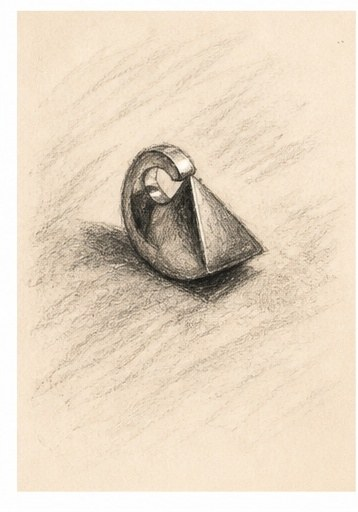
#> input picture pdp/img/charcoal.jpg, 358 x 512 px
$ python reframe.py ../img/charcoal.jpg
#> lines starting #> are read from the running program, lines starting #| are printed output that depends on the picture; after the words box and inside, x2 and y2 are one past the last pixel; in counts of white or black regions, pixels touching at a corner belong together
#> in reframe, im is the input picture: PIL image 358x512 RGB; mean R, G, B 230.7, 215.9, 196.3
#!/usr/bin/env python3
"""Reframe a piece's photograph: the object dead centre, the same air around each one.

The piece is found by its difference from the backdrop; the canvas is sized so the
object always fills the same share of the frame; any new area is built from the
picture's own edge pixels, mirrored and softened the way the backdrop already falls
away. Nothing is invented, and the piece itself is never touched.

Only for even sweeps. Hands, tools and busy surfaces are skipped.
"""
import os, sys
import numpy as np
from PIL import Image, ImageFilter

# The piece's diagonal as a share of the frame's, so a long ear cuff and an upright
# totem are given the same amount of air, which reading height alone does not do.
SHARE = 0.46          # measured from Ren, the frame Alex approved
RATIO = (4, 5)        # portrait frames on the product pages
CANVAS = (2000, 2500) # every framed photograph comes out the same size


def find_piece(im, small=360):
    """Where the piece sits, read as whatever the backdrop's slow shading cannot explain.

    Comparing the picture with a heavily blurred copy of itself ignores vignetting and
    the gradient of a lit sweep, and leaves the carved edges of the piece behind.
    """
#> called with small = 360
    g = im.convert("L").copy()
    w0, h0 = g.size
#> w0 = 358; h0 = 512
    g.thumbnail((small, small), Image.LANCZOS)
#> g: PIL image 252x360 L
    w, h = g.size
#> w = 252; h = 360
    blur = g.filter(ImageFilter.GaussianBlur(radius=max(6, w / 9)))
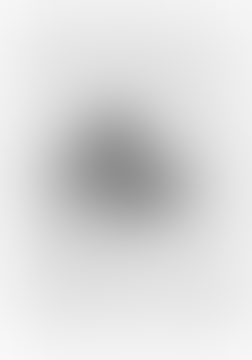
#> blur: PIL image 252x360 L; min 142, max 249, mean 219.9
    d = np.abs(np.asarray(g, float) - np.asarray(blur, float))
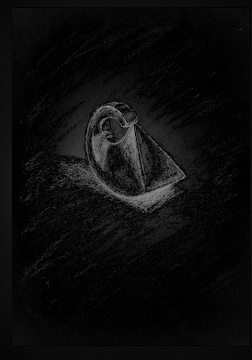
#> d: shape (360, 252) float64; min 0, max 157, mean 12.4
    thr = max(5.0, np.percentile(d, 99.2) * 0.30)
#> thr = 31.2
    m = d > thr
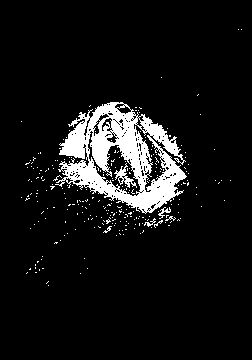
#> m: shape (360, 252) bool; 8.3% white; 254 white regions (247 under 20 px), largest, box (x1, y1, x2, y2) and area: (55, 102, 187, 214) 6773, (114, 163, 137, 188) 171, (158, 207, 171, 219) 54
    cs = np.where(m.sum(0) > h * 0.02)[0]
#> cs = 127 values from 59 to 185
    rs = np.where(m.sum(1) > w * 0.02)[0]
#> rs = 129 values from 102 to 230
    if not len(cs) or not len(rs):
        return None
    k = w0 / w
#> k = 1.42
    return round(cs[0] * k), round(rs[0] * k), round(cs[-1] * k), round(rs[-1] * k)


def grow(im, x, y, W, H):
    """Place the picture at (x, y) on a W×H canvas, filling the rest from its own edges."""
    w, h = im.size
    out = Image.new("RGB", (W, H))
    out.paste(im, (x, y))

    def band(strip, size, horizontal):
        b = strip.resize(size, Image.LANCZOS)
        b = b.transpose(Image.FLIP_LEFT_RIGHT if horizontal else Image.FLIP_TOP_BOTTOM)
        return b.filter(ImageFilter.GaussianBlur(radius=max(2, (size[0] if horizontal else size[1]) * 0.03)))

    tx, ty = max(8, round(w * 0.10)), max(8, round(h * 0.10))
    if x > 0:
        out.paste(band(im.crop((0, 0, tx, h)), (x, h), True), (0, y))
    if x + w < W:
        out.paste(band(im.crop((w - tx, 0, w, h)), (W - x - w, h), True), (x + w, y))
    mid = out.crop((0, y, W, y + h))
    if y > 0:
        out.paste(band(mid.crop((0, 0, W, ty)), (W, y), False), (0, 0))
    if y + h < H:
        out.paste(band(mid.crop((0, h - ty, W, h)), (W, H - y - h), False), (0, y + h))

    for j in (y, y + h):                       # soften the joins so no line shows
        k = round(h * 0.03)
        if k >= 4 and j - k >= 0 and j + k <= H:
            part = out.crop((0, j - k, W, j + k))
            out.paste(Image.blend(part, part.filter(ImageFilter.GaussianBlur(radius=k * 0.5)), 0.55), (0, j - k))
    return out


def reframe(src, dst=None, share=SHARE, may_grow=True):
    """Lay the photograph onto a common canvas so every piece lands identically.

    The whole photograph is scaled until the piece measures the agreed share of the
    frame, then shifted so the piece's centre is the frame's centre. Its own backdrop
    travels with it, so the light, the shadow and the weave stay the ones that were
    photographed; only the area beyond the photograph's edge is grown from it.
    """
    im = Image.open(src).convert("RGB")
    found = find_piece(im)
#> found = (84, 145, 263, 327)
    if not found:
        return None
    x0, y0, x1, y1 = found
#> x0 = 84; y0 = 145; x1 = 263; y1 = 327
    ow, oh = x1 - x0, y1 - y0
#> ow = 179; oh = 182
    if ow < 12 or oh < 12:
        return None

    W, H = CANVAS
    want = share * (W ** 2 + H ** 2) ** 0.5
    have = (ow ** 2 + oh ** 2) ** 0.5
#> have = 255.3
    k = want / have                                   # one scale for the whole photograph
#> k = 5.77

    sw, sh = max(2, round(im.width * k)), max(2, round(im.height * k))
#> sw = 2065; sh = 2954
    scaled = im.resize((sw, sh), Image.LANCZOS)
    cx, cy = ((x0 + x1) / 2) * k, ((y0 + y1) / 2) * k
#> cx = 1000.9; cy = 1361.5

    px, py = round(W / 2 - cx), round(H / 2 - cy)     # the piece's centre becomes the frame's
#> px = -1; py = -112

    def place(px, py):
#> called with px = -1, py = -112
        cw, ch = max(W, sw + max(px, 0)), max(H, sh + max(py, 0))
#> cw = 2065; ch = 2954
        whole = grow(scaled, max(px, 0), max(py, 0), cw, ch)
#> in grow, `out = Image.new("RGB", (W, H))`: out: PIL image 2065x2954 RGB; every value is 0
        ox, oy = max(-px, 0), max(-py, 0)
#> ox = 1; oy = 112
        return whole.crop((ox, oy, ox + W, oy + H))
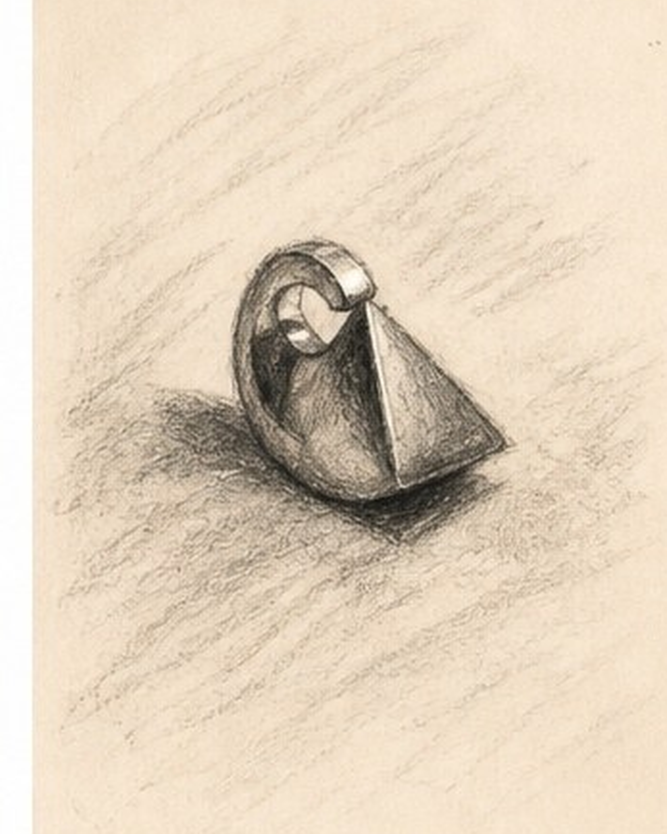
#> returned value: PIL image 2000x2500 RGB (shown at 1/3 size); mean R, G, B 226.7, 210.9, 190

    if not may_grow and (px > 0 or py > 0 or px + sw < W or py + sh < H):
        return None          # a hand, a tool or a busy surface: crop it or leave it, never extend it

    out = place(px, py)
    # The piece reads a little differently once it is in its new frame, so the placing
    # is checked against the finished picture and corrected until it sits true.
    for _ in range(3):
        b = find_piece(out)
        if not b:
            break
        ex = W / 2 - (b[0] + b[2]) / 2
        ey = H / 2 - (b[1] + b[3]) / 2
        if abs(ex) <= W * 0.006 and abs(ey) <= H * 0.006:
            break
        px, py = px + round(ex), py + round(ey)
        out = place(px, py)
#> this loop made 1 pass
#> (thr in find_piece, ex, ey) on pass 1: (32.1, 7, 0)
#> pass 1, in find_piece (call 2), `blur = g.filter(ImageFilter.GaussianBlur(radius=max(6, w / 9)))`:
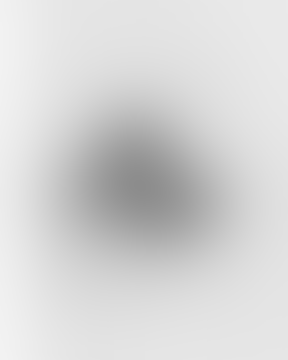
#> blur: PIL image 288x360 L; min 140, max 242, mean 213.9
#> pass 1, in find_piece (call 2), `d = np.abs(np.asarray(g, float) - np.asarray(blur, float))`:
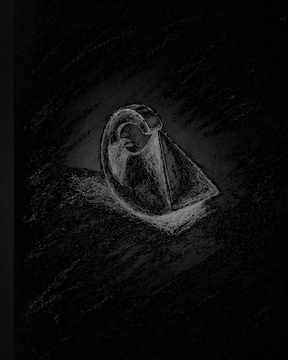
#> d: shape (360, 288) float64; min 0, max 152, mean 12.9
#> pass 1, in find_piece (call 2), `m = d > thr`:
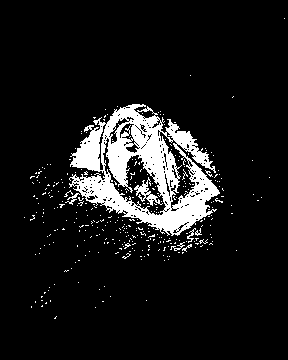
#> m: shape (360, 288) bool; 9.7% white; 334 white regions (327 under 20 px), largest, box (x1, y1, x2, y2) and area: (69, 104, 220, 236) 8906, (134, 177, 163, 206) 242, (65, 193, 80, 205) 50

    out.save(dst or src, quality=92)
    return W, H, share, round(k, 2)


if __name__ == "__main__":
    for f in sys.argv[1:]:
        r = reframe(f)
#> r = (2000, 2500, 0.46, 5.77)
        print(f"  {os.path.relpath(f):34} {'skipped' if not r else f'{r[0]}x{r[1]}'}")
#|   ../img/charcoal.jpg                2000x2500
